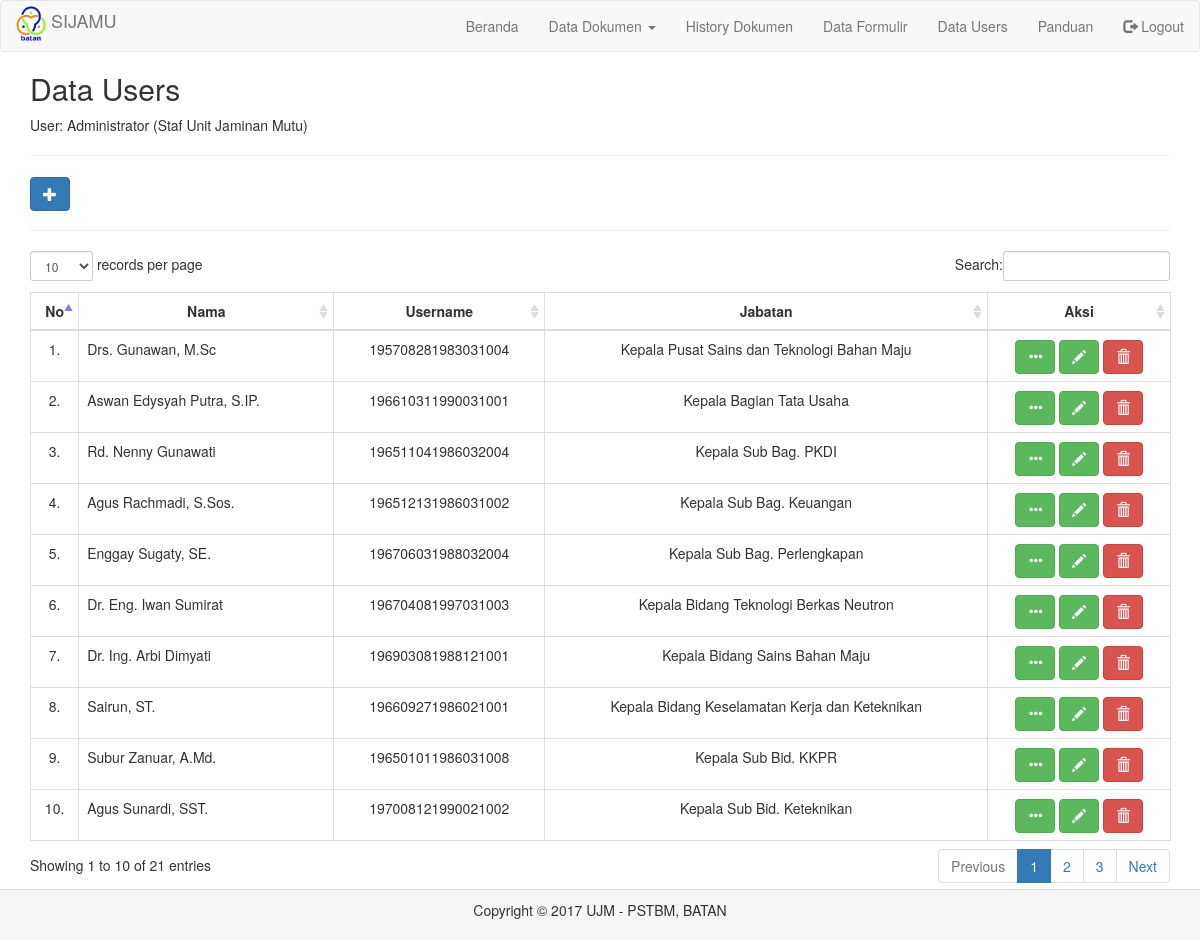
Screenshot of /on-admin/menu_data_user.php (signed in) with the database file from the repository.
### tables this page shows
CREATE TABLE `tbl_user` (
  `id` int(11) NOT NULL,
  `nama` varchar(50) NOT NULL,
  `jabatan` varchar(30) NOT NULL,
  `eselon` varchar(30) NOT NULL,
  `golongan` varchar(5) NOT NULL,
  `kode_org` varchar(30) NOT NULL,
  `username` varchar(50) NOT NULL,
  `password` varchar(255) NOT NULL,
  `level` enum('admin','user') NOT NULL,
  `last_login` varchar(30) NOT NULL
);

CREATE TABLE `tbl_organisasi` (
  `id` int(11) NOT NULL,
  `kode_org` varchar(30) NOT NULL,
  `nama_org` text NOT NULL,
  `kode_salinan` varchar(30) NOT NULL
);

### on-admin/menu_data_user.php (the view, shortened to what this page needs)
<?php
require '_header.php';
?>
<div class="container">
  <h2>Data Users</h2>
  <p>User: <?php echo $_SESSION['nama']." (".$_SESSION['jabatan'].")" ?></p>
  <hr />
  <div class="form-group text-left">
    <a href="#" class="btn btn-primary glyphicon glyphicon-plus" title="Tambah User" data-target="#ModalAdd" data-toggle="modal"></a>
  </div>
  <hr />
<table id="tabelUser" class="table table-bordered">
    <thead>
      <tr>
        <th>No</th>
        <th>Nama</th>
        <th>Username</th>
        <th>Jabatan</th>
        <th>Aksi</th>
      </tr>
    </thead>
    <tbody>
<?php
  include "../koneksi.php";
  $no = 0;
  $result = mysqli_query($connect,"SELECT * FROM tbl_user");
  if($result) {
    if($result->num_rows > 0) {
      while ($row = $result->fetch_object()) {
        $no++;
?>
        <tr class="text-center">
          <td><?php echo "$no."; ?></td>
          <td class="text-left"><?php echo $row->nama; ?></td>
          <td><?php echo $row->username; ?></td>
          <td>
            <?php
              $result_org = mysqli_query($connect,"SELECT nama_org FROM tbl_organisasi WHERE kode_org='$row->kode_org'");
              if($result_org->num_rows > 0) {
                $row_org = $result_org->fetch_object();
                echo $row->jabatan." ".$row_org->nama_org;
              }
            ?>
          </td>
          <td>
            <a href='#' class='open_modal_detail btn btn-success glyphicon glyphicon-option-horizontal' title="Details" id='<?php echo $row->id; ?>'></a>
            <a href='#' class='open_modal_edit btn btn-success glyphicon glyphicon-pencil' title="Edit" id='<?php echo $row->id; ?>'></a>
            <a href='#' onclick="confirm_modal('proses_delete_user.php?&id=<?php echo  $row->id; ?>');" class="btn btn-danger glyphicon glyphicon-trash" title="Delete" ></a>
          </td>
        </tr>
<?php
      }
    }
  }
?>
  </tbody>
</table>
</div>
<?php
require '_footer.php';
?>

### rows the page displays
tbl_user: nama "Drs. Gunawan, M.Sc", username "195708281983031004", jabatan "Kepala", tbl_organisasi.nama_org "Pusat Sains dan Teknologi Bahan Maju"
tbl_user: nama "Aswan Edysyah Putra, S.IP.", username "196610311990031001", jabatan "Kepala", tbl_organisasi.nama_org "Bagian Tata Usaha"
tbl_user: nama "Rd. Nenny Gunawati", username "196511041986032004", jabatan "Kepala", tbl_organisasi.nama_org "Sub Bag. PKDI"
tbl_user: nama "Agus Rachmadi, S.Sos.", username "196512131986031002", jabatan "Kepala", tbl_organisasi.nama_org "Sub Bag. Keuangan"
tbl_user: nama "Enggay Sugaty, SE.", username "196706031988032004", jabatan "Kepala", tbl_organisasi.nama_org "Sub Bag. Perlengkapan"
tbl_user: nama "Dr. Eng. Iwan Sumirat", username "196704081997031003", jabatan "Kepala", tbl_organisasi.nama_org "Bidang Teknologi Berkas Neutron"
tbl_user: nama "Dr. Ing. Arbi Dimyati", username "196903081988121001", jabatan "Kepala", tbl_organisasi.nama_org "Bidang Sains Bahan Maju"
tbl_user: nama "Sairun, ST.", username "196609271986021001", jabatan "Kepala", tbl_organisasi.nama_org "Bidang Keselamatan Kerja dan Keteknikan"
tbl_user: nama "Subur Zanuar, A.Md.", username "196501011986031008", jabatan "Kepala", tbl_organisasi.nama_org "Sub Bid. KKPR"
tbl_user: nama "Agus Sunardi, SST.", username "197008121990021002", jabatan "Kepala", tbl_organisasi.nama_org "Sub Bid. Keteknikan"

### other values shown
$_SESSION['nama'] "Administrator"
$_SESSION['jabatan'] "Staf Unit Jaminan Mutu"
